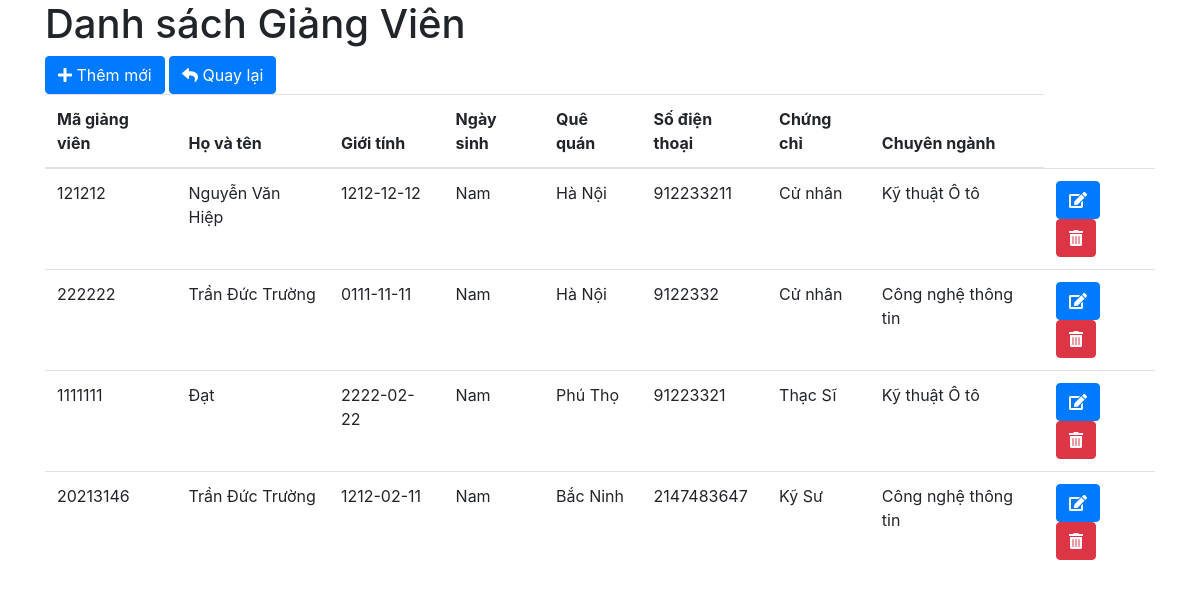
The page /list-teacher.php on the database its author committed.
### tables this page shows
CREATE TABLE `teacher` (
  `uid` int(11) NOT NULL,
  `fullname` varchar(50) NOT NULL,
  `gender` varchar(20) NOT NULL,
  `date` date NOT NULL,
  `address` varchar(200) NOT NULL,
  `phone` int(11) NOT NULL,
  `certificate` varchar(100) NOT NULL,
  `specialization` varchar(100) NOT NULL
);

### list-teacher.php (the view, shortened to what this page needs)
<!DOCTYPE html>
<html lang="en">
<head>
    <link rel="stylesheet" href="https://stackpath.bootstrapcdn.com/bootstrap/4.4.1/css/bootstrap.min.css"
>
</head>
<body>
    <div class="container">
        <h1>Danh sách Giảng Viên</h1>
        <?php
        include("db/connect.php");
        $sql = "select * from `teacher` ORDER BY uid ASC";
        $result = mysqli_query($conn, $sql);
        $data = [];
        while ($row = mysqli_fetch_array($result, MYSQLI_ASSOC)) {
            $data[] = array(
                'uid' => $row['uid'],
                'fullname' => $row['fullname'],
                'gender' => $row['gender'],
                'date' => $row['date'],
                'address' => $row['address'],
                'phone' => $row['phone'],
                'certificate' => $row['certificate'],
                'specialization' => $row['specialization'],
            );
        }
        ?>
        <a href="add-teacher.php" class="btn btn-primary">
            <i class="fas fa-plus"></i> Thêm mới
        </a>
        <a href="trangchu.php" class="btn btn-primary">
            <i class="fas fa-reply"></i> Quay lại
        </a>
        <table class="table table-borderd">
            <thead>
                <tr>
                    <th>Mã giảng viên</th>
                    <th>Họ và tên</th>
                    <th>Giới tính</th>
                    <th>Ngày sinh</th>
                    <th>Quê quán</th>
                    <th>Số điện thoại</th>
                    <th>Chứng chỉ</th>
                    <th>Chuyên ngành</th>
                </tr>
            </thead>
            <tbody>
                <?php foreach ($data as $row) : ?>
                <td><?php echo $row['uid']; ?></td>
                <td><?php echo $row['fullname']; ?></td>
                <td><?php echo $row['date']; ?></td>
                <td><?php echo $row['gender']; ?></td>
                <td><?php echo $row['address']; ?></td>
                <td><?php echo $row['phone']; ?></td>
                <td><?php echo $row['certificate']; ?></td>
                <td><?php echo $row['specialization']; ?></td>
                <td>
                    <a href="edit-teacher.php?uid=<?php echo $row['uid'] ?>" name="btnUpdate" id="btnUpdate"
                        class="btn btn-primary">
                        <i class="fas fa-edit"></i>
                    </a>
                    <a href="del-teacher.php?uid=<?php echo $row['uid']; ?>" name="btnDelete" id="btnDelete"
                        class="btn btn-danger">
                        <i class="fas fa-trash-alt"></i>
                    </a>
                </td>
                <?php endforeach; ?>
            </tbody>
        </table>
    </div>
</body>
</html>

### rows shown on the page
teacher: uid "121212", fullname "Nguyễn Văn Hiệp", date "1212-12-12", gender "Nam", address "Hà Nội", phone "912233211", certificate "Cử nhân", specialization "Kỹ thuật Ô tô"
teacher: uid "222222", fullname "Trần Đức Trường", date "0111-11-11", gender "Nam", address "Hà Nội", phone "9122332", certificate "Cử nhân", specialization "Công nghệ thông tin"
teacher: uid "1111111", fullname "Đạt", date "2222-02-22", gender "Nam", address "Phú Thọ", phone "91223321", certificate "Thạc Sĩ", specialization "Kỹ thuật Ô tô"
teacher: uid "20213146", fullname "Trần Đức Trường", date "1212-02-11", gender "Nam", address "Bắc Ninh", phone "2147483647", certificate "Kỹ Sư", specialization "Công nghệ thông tin"
